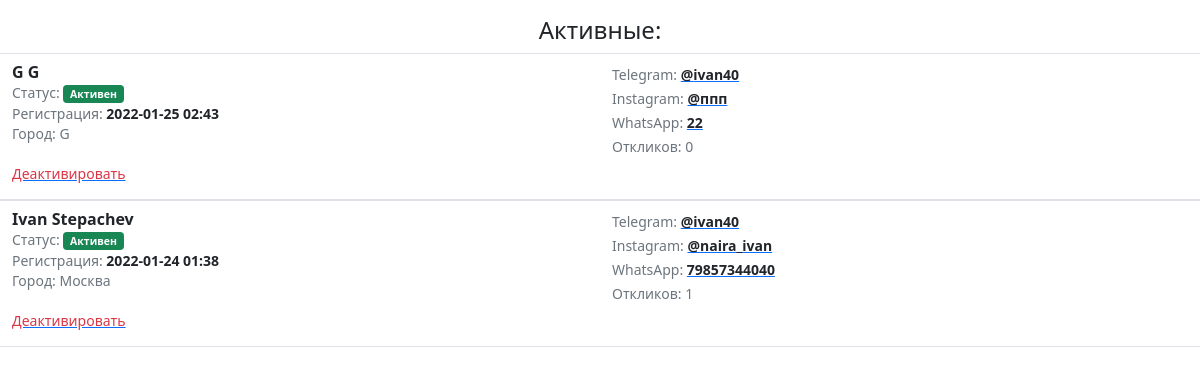
Screenshot of /staff with the database file from the repository.
### quiz/models.py (models this page shows, shortened)
class Staff(models.Model):
    avatar = models.ImageField(upload_to='avatars/', default='avatars/ava_F68lBxi.jpeg')
    username = models.CharField(max_length=25, default='')
    user = models.OneToOneField(settings.AUTH_USER_MODEL, on_delete=models.CASCADE, default='')
    name = models.CharField(max_length=15, default='')
    surname = models.CharField(max_length=15, default='')
    city = models.CharField(max_length=15, default='')
    telegram_id = models.CharField(max_length=15)
    phone = models.CharField(max_length=15, default='')
    instagram = models.CharField(max_length=20, default='')
    admin = models.BooleanField(default=False)
    active = models.BooleanField(default=False)
    date = models.DateTimeField(auto_now_add=True)
    pin = models.CharField(max_length=4, blank=True)
    balance = models.IntegerField(default=0)

### quiz/views.py (the view)
# urls.py: path('staff', quiz_views.staff_list, name="staff_list"),
def staff_list(request):
    active = Staff.objects.filter(active=True).order_by('-date')
    inactive = Staff.objects.filter(active=False).order_by('-date')
    return render(request, 'quiz/staff_list.html', {'active': active, 'inactive': inactive})

### quiz/templates/quiz/staff_list.html (shortened to what this page needs)
<!DOCTYPE html>
<html lang="en">
<head>
    <link href="https://cdn.jsdelivr.net/npm/bootstrap@5.0.2/dist/css/bootstrap.min.css" rel="stylesheet">
</head>
<body>
<h4 class="text-center mt-3">Активные:</h4>
{% for a in active %}
<div id="{{ a.id }}" class="container-fluid border-bottom border-top pt-2">
        <div class="row">
            <div class="col-6">
                <p class="fw-bold lh-sm">{{ a.name}} {{ a.surname }}
                    <br> <small class="text-muted fw-normal">Статус: <span class="badge bg-success">Активен</span></small>
                    <br> <small class="text-muted fw-normal">Регистрация: <b class="text-dark">{{ a.date|date:'Y-m-d H:i' }}</b></small>
                    <br> <small class="text-muted fw-normal">Город: {{ a.city }}</small>
                    <br>
                    <br><a href="{% url 'staff_deactivate' chat_id=a.telegram_id %}"><small class="text-danger fw-normal">Деактивировать</small></a>
                </p>
            </div>
            <div class="col-6">
                    <small class="text-muted fw-normal">Telegram: <a href="https://t.me/{{ a.username }}"><b class="text-dark">@{{ a.username }}</b></a></small>
                    <br><small class="text-muted fw-normal">Instagram: <a href="https://instagram.com/{{ a.instagram }}"><b class="text-dark">@{{ a.instagram }}</b></a></small>
                    <br> <small class="text-muted fw-normal">WhatsApp: <a href="https://wa.me/{{ a.phone }}"><b class="text-dark">{{ a.phone }}</b></a></small>
                    <br> <small class="text-muted fw-normal">Откликов: {{ a.responds.all.count }}</small>
            </div>
        </div>
</div>
{% endfor %}
</body>
</html>

### rows the page displays
Staff: name "G", surname "G", date "2022-01-25 02:43", city "G", username "ivan40", instagram "ппп", phone "22", responds.all.count "0"
Staff: name "Ivan", surname "Stepachev", date "2022-01-24 01:38", city "Москва", username "ivan40", instagram "naira_ivan", phone "79857344040", responds.all.count "1"
